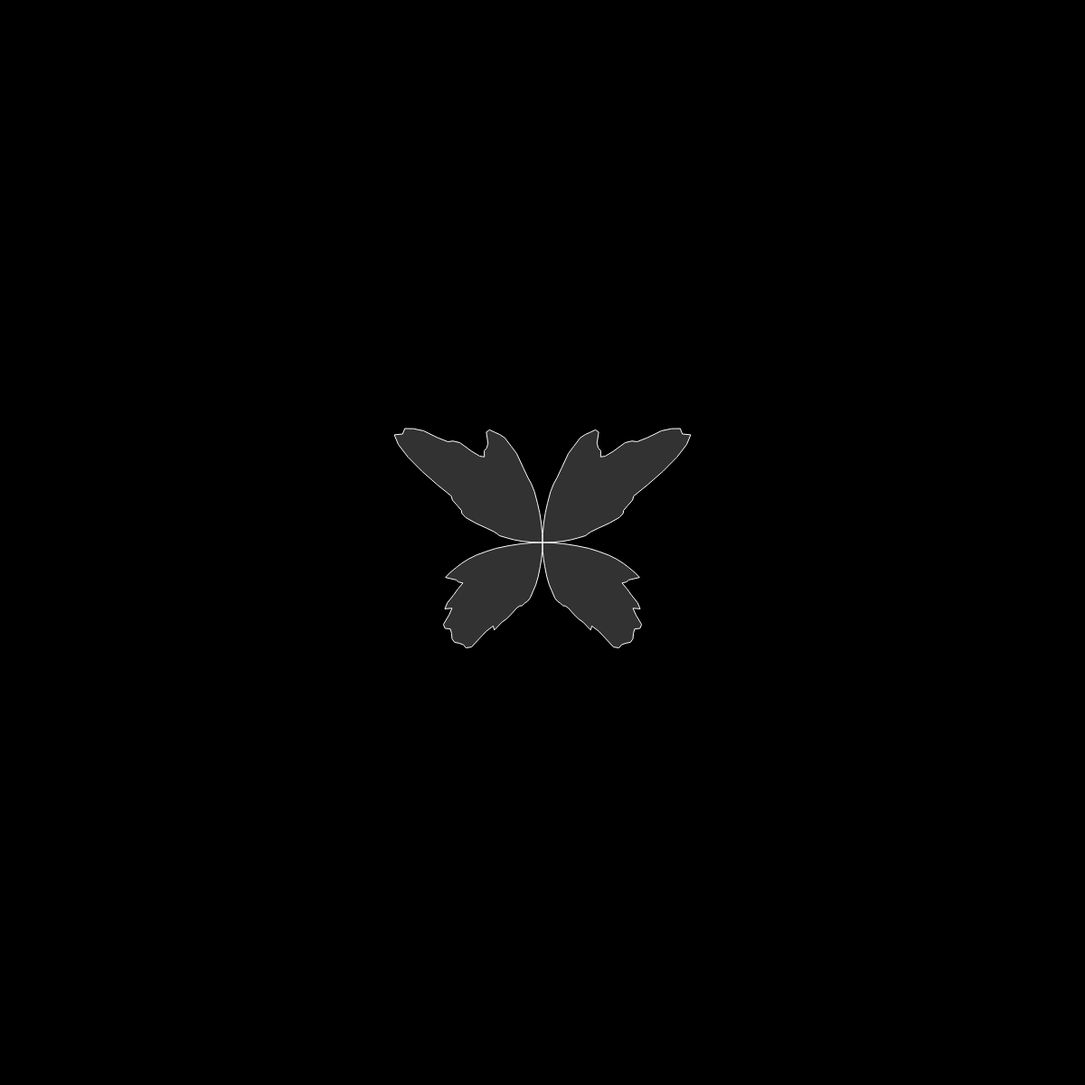
Frame 1 (no input)
Frame 60 (no input): identical to frame 1, image omitted
Frame 120 (the mouse pressed at the canvas centre since frame 60): identical to frame 1, image omitted

The p5.js sketch that drew this single still picture (run headless with seeded random() and noise() and a simulated clock; from frame 60 on, the mouse is pressed at the canvas centre):

// p5.js sketch
// ── sketch.js
var yoff = 0;

function setup() {
  createCanvas(1200, 1200);
}

function draw(){
  background(0);
  translate(width/2,height/2);

  var r = 1000000;
  stroke(300);
  fill(255, 50);
  strokeWeight(1);
  rotate(PI/2);

  var da = PI/100;
  var dx = 0.1;

  var xoff = 0;
  beginShape();
  for(var a = -PI/2; a <= PI/2; a+= da){
    var n = noise(xoff, yoff);
    var r = sin(2*a) * map(n, 0, 1, 50, 300);
    var x = r * cos(a);
    var y = r * sin(a);
    xoff += dx;
    //point(x,y);
    vertex(x,y);
    r--;
  }

  for(var a = PI/2; a <= 3*PI/2; a+= da){
    var n = noise(xoff, yoff);
    var r = sin(2*a) * map(n, 0, 1, 50, 300);
    var x = r * cos(a);
    var y = r * sin(a);
    xoff -= dx;
    //point(x,y);
    vertex(x,y);
    r--;
  }
  endShape();
  //yoff += 0.1;
}
